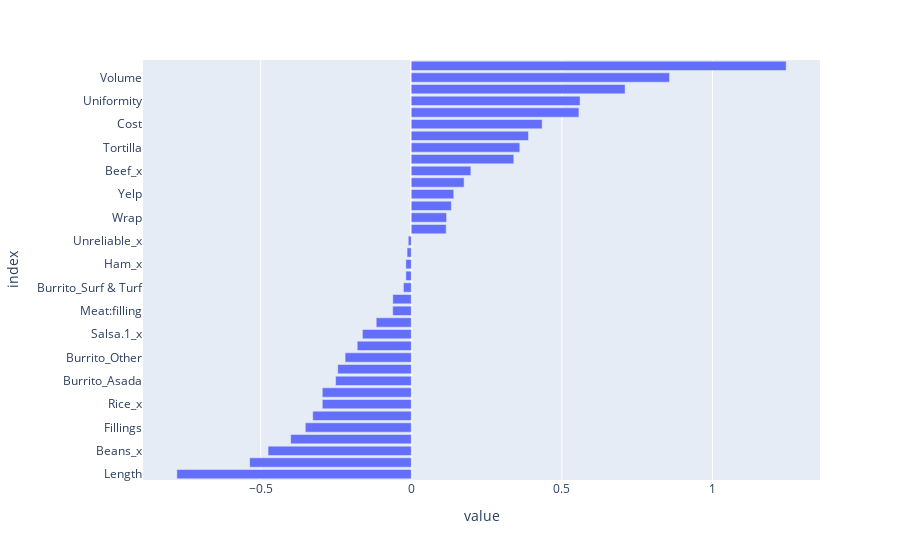

Here is the notebook cell this chart was saved with:
### Code cell
px.bar(
    coefs_df,
    y = 'index',
    x = 'value',
    orientation='h'
)

### Figure 1 — Plotly figure (JSON) as saved in the notebook; plotly's stock layout.template omitted (floating-point values rounded to 4 significant figures)
{"data": [{"alignmentgroup": "True", "hoverlabel": {"namelength": 0}, "hovertemplate": "value=%{x}<br>index=%{y}", "legendgroup": "", "marker": {"color": "#636efa"}, "name": "", "offsetgroup": "", "orientation": "h", "showlegend": false, "textposition": "auto", "type": "bar", "x": [-0.7782, -0.5363, -0.4754, -0.4003, -0.3518, -0.3271, -0.2953, -0.2953, -0.2512, -0.2441, -0.2196, -0.1794, -0.1621, -0.1164, -0.06154, -0.06128, -0.02595, -0.01793, -0.01793, -0.01387, -0.009912, 0.1159, 0.1172, 0.1331, 0.1411, 0.1755, 0.1979, 0.3404, 0.3604, 0.3891, 0.4346, 0.5567, 0.5604, 0.7099, 0.8573, 1.245], "xaxis": "x", "y": ["Length", "Synergy", "Beans_x", "Burrito_California", "Fillings", "Cheese_x", "Rice_x", "Chicken_x", "Burrito_Asada", "Pork_x", "Burrito_Other", "Guac_x", "Salsa.1_x", "Meat", "Meat:filling", "Sour cream_x", "Burrito_Surf & Turf", "Egg_x", "Ham_x", "Fries_x", "Unreliable_x", "Pico_x", "Wrap", "Google", "Yelp", "Burrito_Carnitas", "Beef_x", "Circum", "Tortilla", "Salsa", "Cost", "Hunger", "Uniformity", "Chips_No", "Volume", "Temp"], "yaxis": "y"}], "layout": {"barmode": "relative", "legend": {"tracegroupgap": 0}, "margin": {"t": 60}, "xaxis": {"anchor": "y", "domain": [0, 1], "title": {"text": "value"}}, "yaxis": {"anchor": "x", "domain": [0, 1], "title": {"text": "index"}}}}
